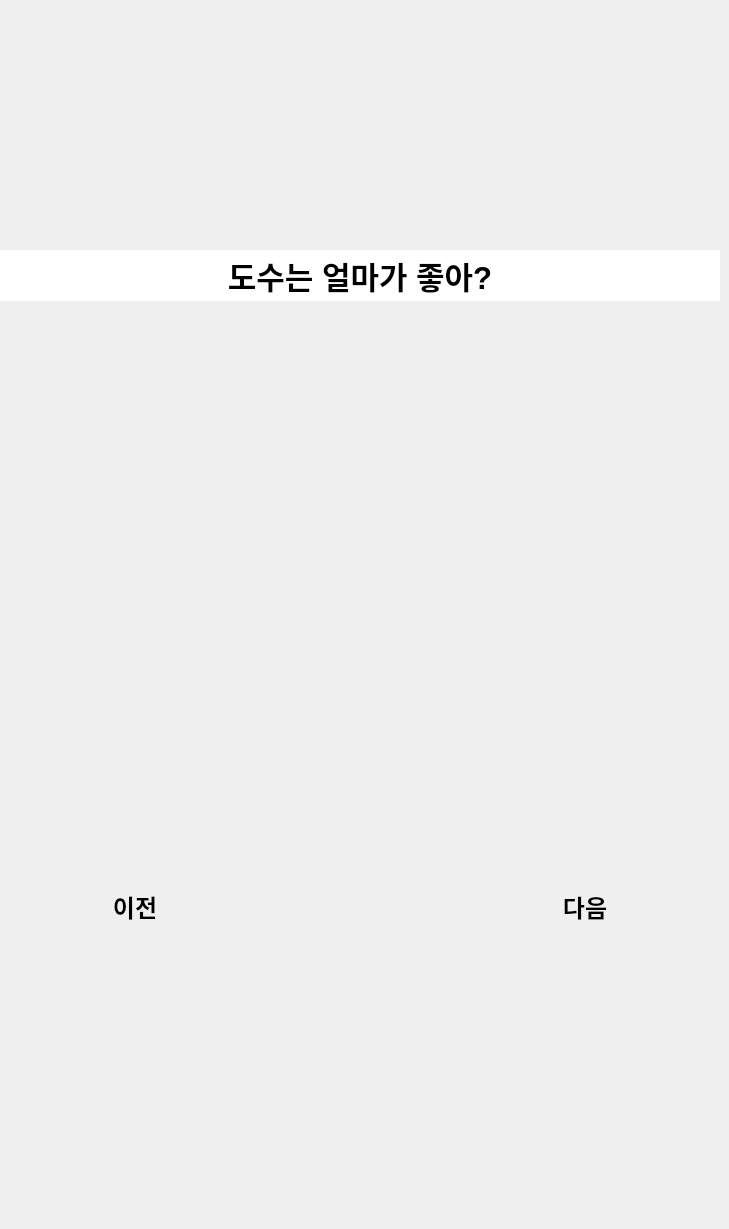
   <widget class="QWidget" name="page_5">
    <widget class="QLabel" name="p5_background_image_label">
     <property name="geometry">
      <rect>
       <x>0</x>
       <y>0</y>
       <width>720</width>
       <height>1220</height>
      </rect>
     </property>
     <property name="styleSheet">
      <string notr="true"/>
     </property>
     <property name="text">
      <string/>
     </property>
     <property name="pixmap">
      <pixmap>source/background_720.png</pixmap>
     </property>
    </widget>
    <widget class="QLabel" name="p5_home_image_label">
     <property name="geometry">
      <rect>
       <x>10</x>
       <y>10</y>
       <width>50</width>
       <height>50</height>
      </rect>
     </property>
     <property name="text">
      <string/>
     </property>
     <property name="pixmap">
      <pixmap>source/home_50.png</pixmap>
     </property>
    </widget>
    <widget class="QPushButton" name="p5_home_button">
     <property name="geometry">
      <rect>
       <x>10</x>
       <y>10</y>
       <width>50</width>
       <height>50</height>
      </rect>
     </property>
     <property name="text">
      <string/>
     </property>
     <property name="flat">
      <bool>true</bool>
     </property>
    </widget>
    <widget class="QLabel" name="p5_question_label">
     <property name="geometry">
      <rect>
       <x>0</x>
       <y>250</y>
       <width>720</width>
       <height>51</height>
      </rect>
     </property>
     <property name="font">
      <font>
       <pointsize>23</pointsize>
       <bold>true</bold>
      </font>
     </property>
     <property name="styleSheet">
      <string notr="true">background-color: rgb(255, 255, 255);</string>
     </property>
     <property name="text">
      <string>도수는 얼마가 좋아?</string>
     </property>
     <property name="alignment">
      <set>Qt::AlignCenter</set>
     </property>
    </widget>
    <widget class="QLabel" name="p5_past_page_image_label">
     <property name="geometry">
      <rect>
       <x>0</x>
       <y>780</y>
       <width>280</width>
       <height>256</height>
      </rect>
     </property>
     <property name="text">
      <string/>
     </property>
     <property name="pixmap">
      <pixmap>source/button_back.png</pixmap>
     </property>
    </widget>
    <widget class="QPushButton" name="p5_past_page_button">
     <property name="geometry">
      <rect>
       <x>50</x>
       <y>840</y>
       <width>170</width>
       <height>160</height>
      </rect>
     </property>
     <property name="font">
      <font>
       <pointsize>18</pointsize>
       <bold>true</bold>
      </font>
     </property>
     <property name="text">
      <string>이전
</string>
     </property>
     <property name="flat">
      <bool>true</bool>
     </property>
    </widget>
    <widget class="QLabel" name="p5_next_page_image_label">
     <property name="geometry">
      <rect>
       <x>440</x>
       <y>780</y>
       <width>280</width>
       <height>256</height>
      </rect>
     </property>
     <property name="text">
      <string/>
     </property>
     <property name="pixmap">
      <pixmap>source/button.png</pixmap>
     </property>
    </widget>
    <widget class="QPushButton" name="p5_next_page_button">
     <property name="geometry">
      <rect>
       <x>500</x>
       <y>840</y>
       <width>170</width>
       <height>160</height>
      </rect>
     </property>
     <property name="font">
      <font>
       <pointsize>18</pointsize>
       <bold>true</bold>
      </font>
     </property>
     <property name="text">
      <string>다음
</string>
     </property>
     <property name="flat">
      <bool>true</bool>
     </property>
    </widget>
   </widget>
